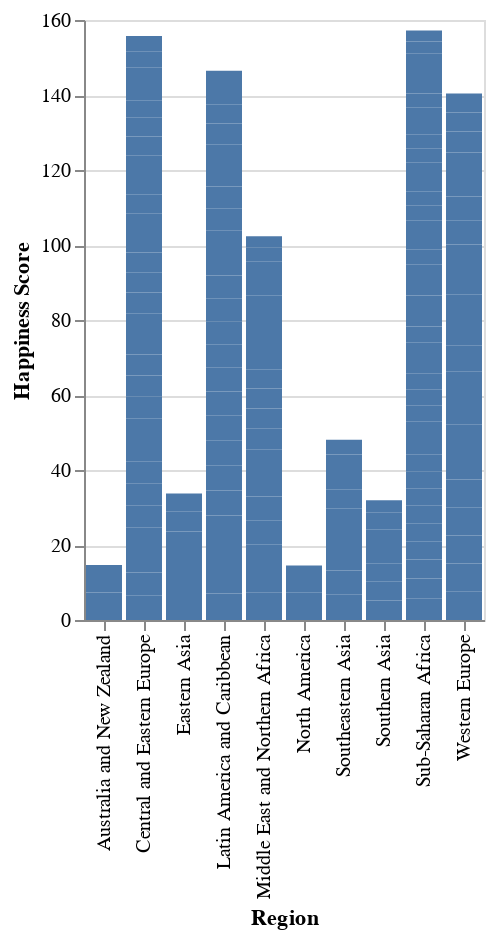

Notebook code for this chart:
### Code cell
# Now let's visualize the data
import altair as alt

alt.Chart(data).mark_bar().encode(x="Region", y="Happiness Score")

### Figure 1 — Vega-Lite specification as saved in the notebook (floating-point values rounded to 4 significant figures; data arrays with more than 128 entries replaced by an {"elided": "..."} marker saying what was removed)
{"config": {"view": {"continuousWidth": 400, "continuousHeight": 300}}, "data": {"name": "data-7788278e77f66128859c57f947a291e7"}, "mark": "bar", "encoding": {"x": {"type": "nominal", "field": "Region"}, "y": {"type": "quantitative", "field": "Happiness Score"}}, "$schema": "https://vega.github.io/schema/vega-lite/v4.8.1.json", "datasets": {"data-7788278e77f66128859c57f947a291e7": {"elided": "157 records"}}}
